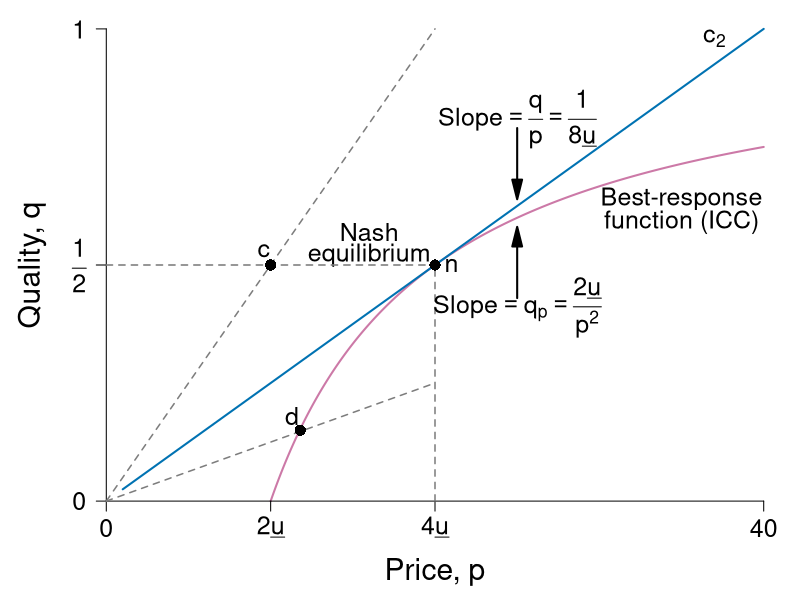

This figure's R source:
require(ggplot2)
require(shape)
pdf(file = "information_power/ch11_fig5.pdf", width = 9, height = 7)

#Set parameters for graphics
axislabelsize <- 1.8
labelsize <- 1.5
namesize <- 1.8
annotatesize <- 1.5
graphlinewidth <- 2
segmentlinewidth <- 1.5

COL <- c("#7fc97f", "#beaed4", "#fdc086", "#ffff99", "#386cb0", "#f0027f", "#bf5b17", "#666666")
COLA <- c("#e0f3db", "#99d8c9","#66c2a4","#41ae76", "#238b45", "#005824")
COLB <- c("#c6dbef", "#4eb3d3", "#2b8cbe", "#0868ac","#084081")
COLC <- c("#fcfbfd", "#efedf5", "#dadaeb", "#bcbddc", "#9e9ac8", "#807dba", "#6a51a3", "#54278f", "#3f007d")
grays <- gray.colors(25, start = 1, end = 0)
CBCols <- c("#009E73","#0072B2","#E69F00","#CC79A7", "#F0E442")

brfFn <- function(p, delta = 5) {
  1 - (2 * delta) / p
}

solowCondition <- function(p, delta = 5){
  (p*(1/(8*delta)))
}


par(mar =  c(4, 4, 0.5, 0.5))
xlims <- c(0, 40)
ylims <- c(0, 1)


plot(0, 0, xlim = xlims, ylim = ylims, type = "n",
     xlab = "",
     ylab = "",
     xaxt = "n", yaxt = "n", cex.lab = axislabelsize, bty = "n")

npts <- 500 
npts2 <- 501
#Specify the sequences of points for graphing. 
xx1 <- seq(10, xlims[2], length.out = npts)
xx2 <- seq(1, xlims[2], length.out = npts)

#Draw the lines for the graphs
lines(xx1, brfFn(xx1), col = CBCols[4], lwd = graphlinewidth)
lines(xx2, solowCondition(xx2, delta = 5), col = CBCols[2], lwd = graphlinewidth)

#Customize ticks and labels for the plot
ticksy <- c(0, 0.5, 1)
ylabels <- c(0, expression(paste(frac(1,2))), 1)
ticksx <- c(0, 10, 20, 40)
xlabels <- c(0, expression(paste(2*underline("u"))), expression(paste(4*underline("u"))), 40)
axis(1, at = ticksx, pos = 0, labels = xlabels, cex.axis = labelsize)
axis(2, at = ticksy, pos = 0, labels = ylabels, las = 1, cex.axis = labelsize)

mtext(expression(paste("Price, ", p)), side = 1, line = 2.5, cex = axislabelsize)
text(-4.5, 0.5*ylims[2], expression(paste("Quality, ", q)), xpd = TRUE, cex = axislabelsize, srt = 90) 

#Annotation of the three graphs and the NE
t#ext(32, 0.97, expression(paste("Incomplete contract")), cex = annotatesize)
#text(36, 1, expression(paste("Isocost")), cex = annotatesize)
text(37, 0.98, expression(paste(c[2])), cex = annotatesize)
#text(32, 0.92, expression(paste(q == frac(p, 8*underline("u")))), cex = annotatesize)
text(35, 0.64, expression(paste("Best-response")), cex = annotatesize)
text(35, 0.59, expression(paste("function (ICC)")), cex = annotatesize)
#text(35, 0.50, expression(paste(q == 1 - frac(2*underline("u"), p))), cex = annotatesize)
text(16, 0.57, expression(paste("Nash")), cex = annotatesize)
text(16, 0.52, expression(paste("equilibrium")), cex = annotatesize)

#Lines for the coordinates of the Nash equilbrium
segments(20, 0, 20, 0.5, lty = 2, col = grays[20], lwd = segmentlinewidth)
segments(0, 0.5, 20, 0.5, lty = 2, col = grays[20], lwd = segmentlinewidth)

#Iso-cost slope annotation
text(25, 0.81, expression(paste("Slope", phantom() == frac(q,p), phantom() == frac(1, 8*underline("u")))), cex = annotatesize)
Arrows(25, 0.79, 25, 0.66, col = "black", lty = 1, lwd = 2, arr.type = "triangle")

#BRF Slope annotation
text(25, 0.41, expression(paste("Slope", phantom() == q[p], phantom() == frac(2*underline("u"), p^2))), cex = annotatesize)
Arrows(25, 0.43, 25, 0.56, col = "black", lty = 1, lwd = 2, arr.type = "triangle")

#Add a point for the NE
points(20, 0.5, pch = 16, col = "black", cex = 1.5)
text(21, 0.5, expression(paste("n")), cex = annotatesize)

#Add a ray and a point for c.  
segments(0, 0, 20, 1, lty = 2, lwd = segmentlinewidth, col = grays[20])
points(10, 0.5, pch = 16, col = "black", cex = 1.5)
text(9.6, 0.53, expression(paste("c")), cex = annotatesize)

#Add a ray and a point for d. 
segments(0, 0, 20, 0.25, lty = 2, lwd = segmentlinewidth, col = grays[20])
points(11.8, 0.15, pch = 16, col = "black", cex = 1.5)
text(11.3, 0.18, expression(paste("d")), cex = annotatesize)

dev.off()
